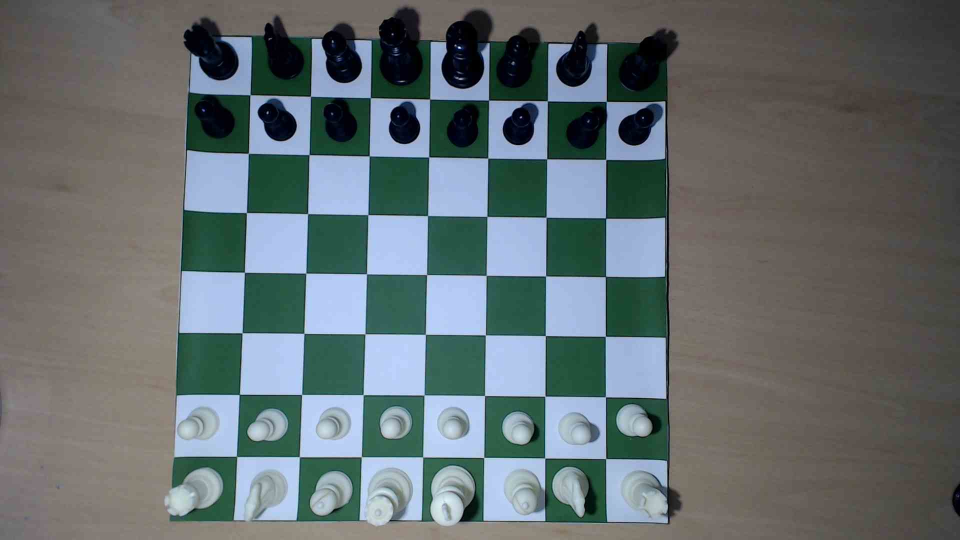
#> input picture Test Images/Chess Board Recognition/Initial Scenarios/2024-04-12_09-05-21.jpg, 1920 x 1080 px (shown at 1/2 size)
$ python -i ChessBoardCorners.py   (imports and definitions only)
#> lines starting #> are read from the running program, lines starting #| are printed output that depends on the picture; after the words box and inside, x2 and y2 are one past the last pixel; in counts of white or black regions, pixels touching at a corner belong together
import numpy as np
import cv2
import operator


class ChessBoardCorners:
    chessboard_corners = None

    def __init__(self):
        self.chessboard_corners = [(0,0), (0,0), (0,0), (0,0)]

    # Unify lines using rho and theta
    # credit to: https://stackoverflow.com/questions/43664328/remove-similar-lines-provided-by-hough-transform
    # [112 lines left out: functions unify_lines, get_median_rho_theta, segment_lines_by_angle, get_intersections_of_hoz_vert_lines, get_intersection_point, get_chessboard_corner_points, not called in this run]

    def get_chessboard_corners(self):
        return self.chessboard_corners

    # |----------------------------------------|
    # |HOUGH TRANSFORMS AND IMAGE MANIPULATIONS|
    # |----------------------------------------|

    # Calculate hough transform over an image
    def hough_transform_lines(self, image):
        # Segment image using adaptive threshold
        adaptive_threshold = self.apply_adaptive_threshold(image)

        # Apply edge detector using cannyEdge (not used)
        # edges = self.apply_canny(image)

        # Apply both?
        adaptive_canny = self.apply_canny(adaptive_threshold)

        # Get Hough Lines
        lines = cv2.HoughLines(image=adaptive_canny, rho=1, theta=np.pi / 180, threshold=150, lines=np.array([]))

        return lines

    # Preprocess the image (makes image brightness invariant)
    def apply_adaptive_threshold(self, image):
        copy_image = image.copy()

        # Blur the image to remove any small imperfections
        blur = cv2.GaussianBlur(copy_image, (9, 9), 0)
        # Remove any "salt and pepper" from an image
        # blur = cv2.medianBlur(copy_image, 5)

        # Apply an adaptive thresholding to make a binary image
        blur = blur.astype(np.uint8)
        adapt_type = cv2.ADAPTIVE_THRESH_GAUSSIAN_C
        thresh_type = cv2.THRESH_BINARY_INV
        bin_img = cv2.adaptiveThreshold(blur, 255, adapt_type, thresh_type, 11, 2)
        return bin_img

    # Apply a canny edge detector
    # credit: https://stackoverflow.com/questions/41893029/opencv-canny-edge-detection-not-working-properly
    def apply_canny(self, image):
        copyImage = image.copy()

        # Use an upper and lower limit defined below
        v = np.median(copyImage)
        sigma = 0.33
        lower = int(max(0, (1.0 - sigma) * v))
        upper = int(min(255, (1.0 + sigma) * v))
        canny = cv2.Canny(copyImage, lower, upper, apertureSize=3)
        return canny

    # Warps an image using perspective transform
    # credit: https://medium.com/@neshpatel/solving-sudoku-part-ii-9a7019d196a2
    # [74 lines left out: functions warp_image, distance_between, apply_lines, apply_hoz_vert_lines, apply_int_points, not called in this run]

>>> import cv2
>>> picture = cv2.imread('Test Images/Chess Board Recognition/Initial Scenarios/2024-04-12_09-05-21.jpg', cv2.IMREAD_GRAYSCALE)
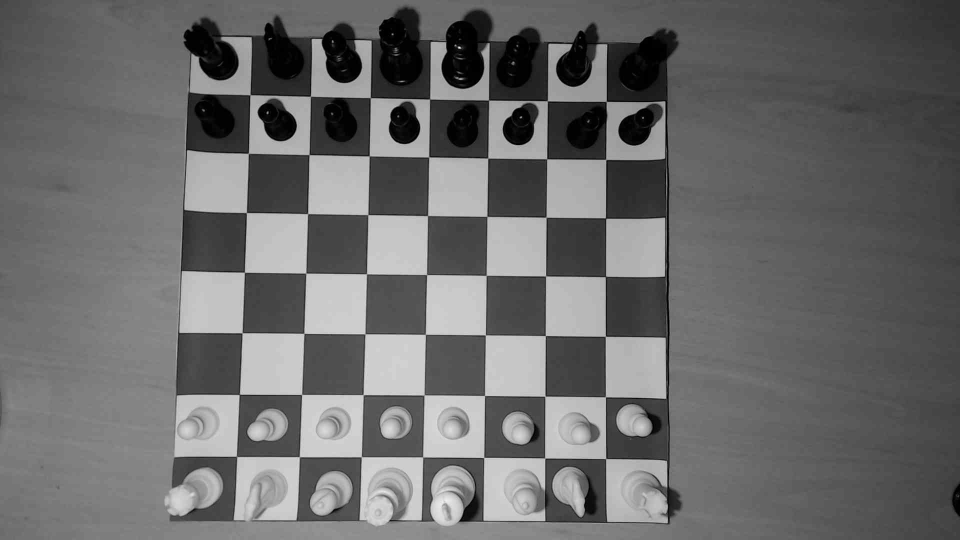
#> picture: shape (1080, 1920) (shown at 1/2 size); min 0, max 255, mean 106.5
>>> result = ChessBoardCorners().hough_transform_lines(picture)
#> in apply_adaptive_threshold, `bin_img = cv2.adaptiveThreshold(blur, 255, adapt_type, thresh_type, 11..`:
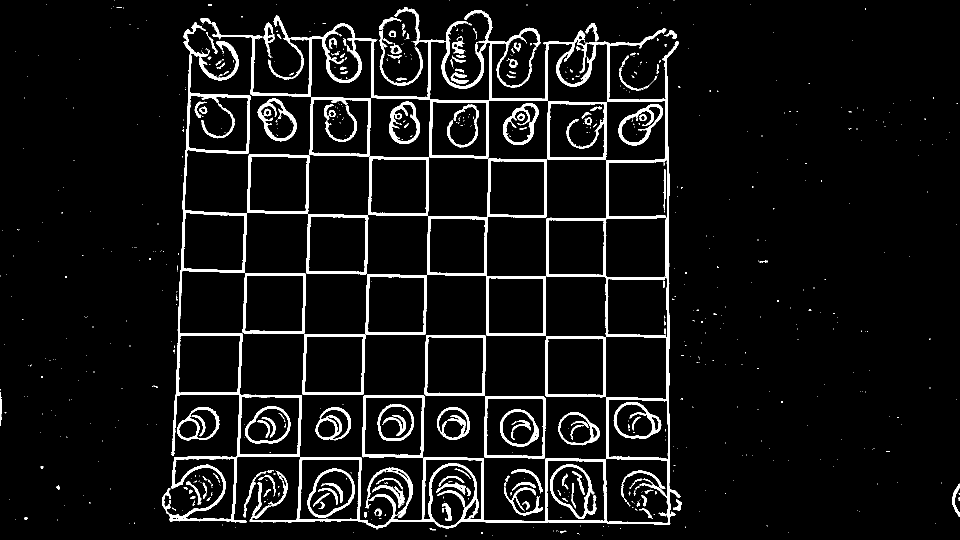
#> bin_img: shape (1080, 1920) (shown at 1/2 size); 6.8% white; 781 white regions (618 under 20 px), largest, box (x1, y1, x2, y2) and area: (400, 14, 1361, 1059) 44030, (324, 44, 604, 1045) 18062, (731, 313, 1094, 672) 11385
#> in apply_canny, `v = np.median(copyImage)`: v = 0
#> in apply_canny, `canny = cv2.Canny(copyImage, lower, upper, apertureSize=3)`:
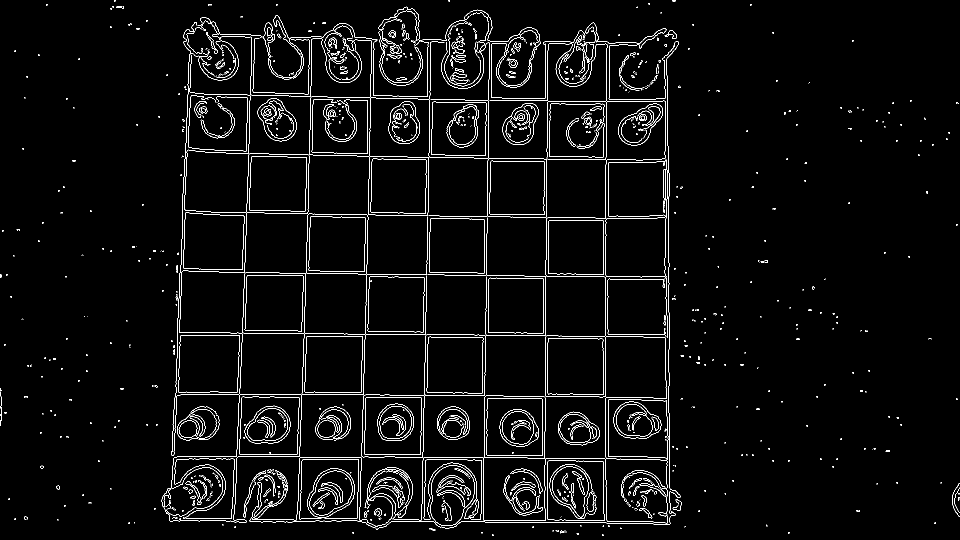
#> canny: shape (1080, 1920) (shown at 1/2 size); 3.1% white in thin lines or dots
#> in hough_transform_lines, `lines = cv2.HoughLines(image=adaptive_canny, rho=1, theta=np.pi / 180,..`: lines = 135 rows, first 8: [1211, 0], [416, 1.59], [299, 1.59], [789, 1.57], [862, 0.0175], [630, 0.0349], [507, 0.0349], [1330, 0]
#> result has the same summary as lines in hough_transform_lines

$ run again, on Test Images/Chess Board Recognition/Initial Scenarios/2024-04-12_09-15-46.jpg
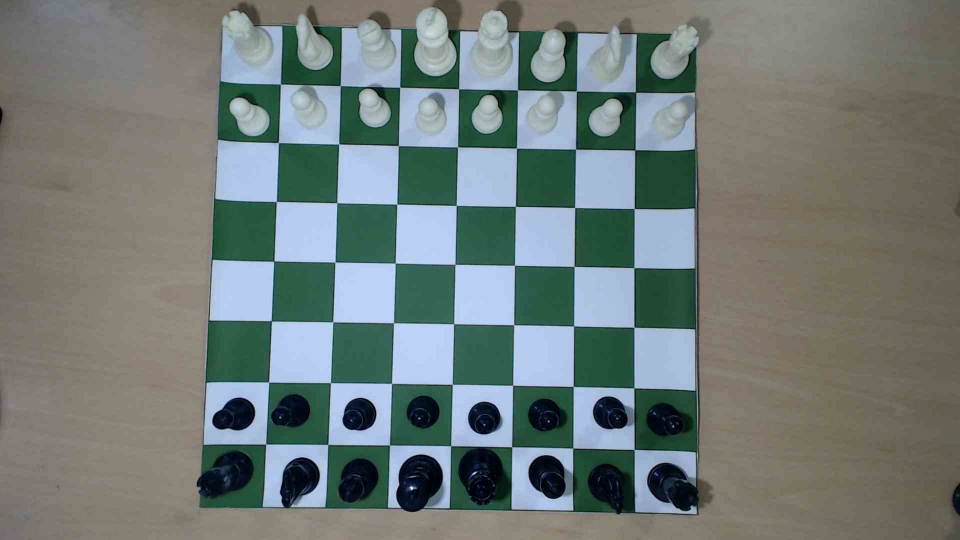
#> input picture Test Images/Chess Board Recognition/Initial Scenarios/2024-04-12_09-15-46.jpg, 1920 x 1080 px (shown at 1/2 size)
#> in apply_adaptive_threshold, `bin_img = cv2.adaptiveThreshold(blur, 255, adapt_type, thresh_type, 11..`:
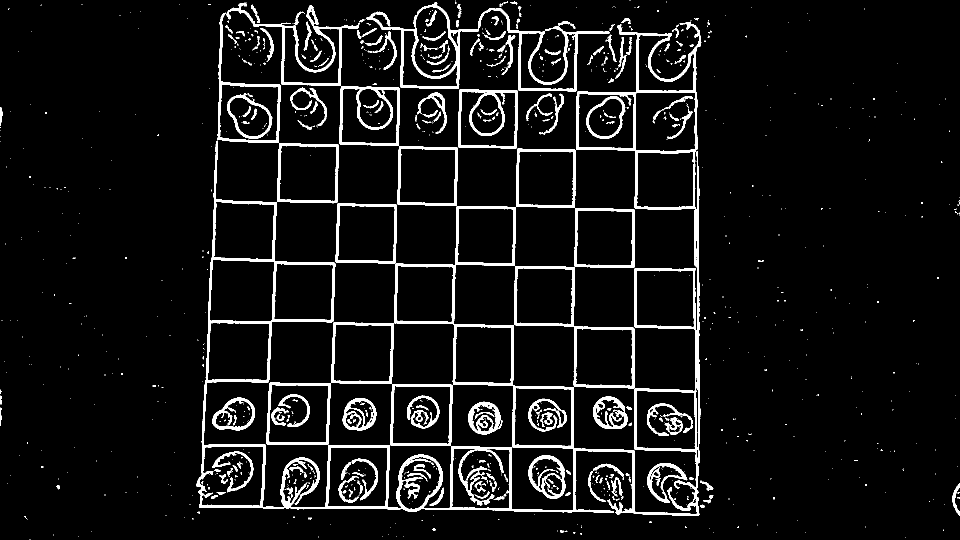
#> bin_img: shape (1080, 1920) (shown at 1/2 size); 6.8% white; 1033 white regions (818 under 20 px), largest, box (x1, y1, x2, y2) and area: (393, 43, 1403, 1032) 55021, (732, 4, 1219, 183) 8812, (1028, 532, 1269, 777) 4651
#> v = 0
#> in apply_canny, `canny = cv2.Canny(copyImage, lower, upper, apertureSize=3)`:
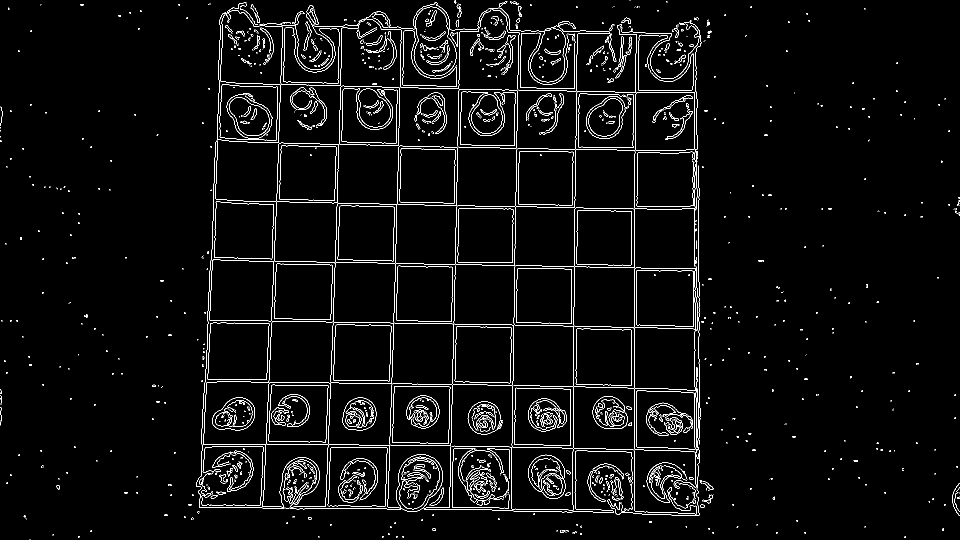
#> canny: shape (1080, 1920) (shown at 1/2 size); 3.2% white in thin lines or dots
#> lines = 155 rows, first 8: [632, 1.59], [1038, 0.0175], [1268, 0], [513, 1.59], [395, 1.59], [278, 1.59], [753, 1.59], [1389, 0]
#> result has the same summary as lines in hough_transform_lines
